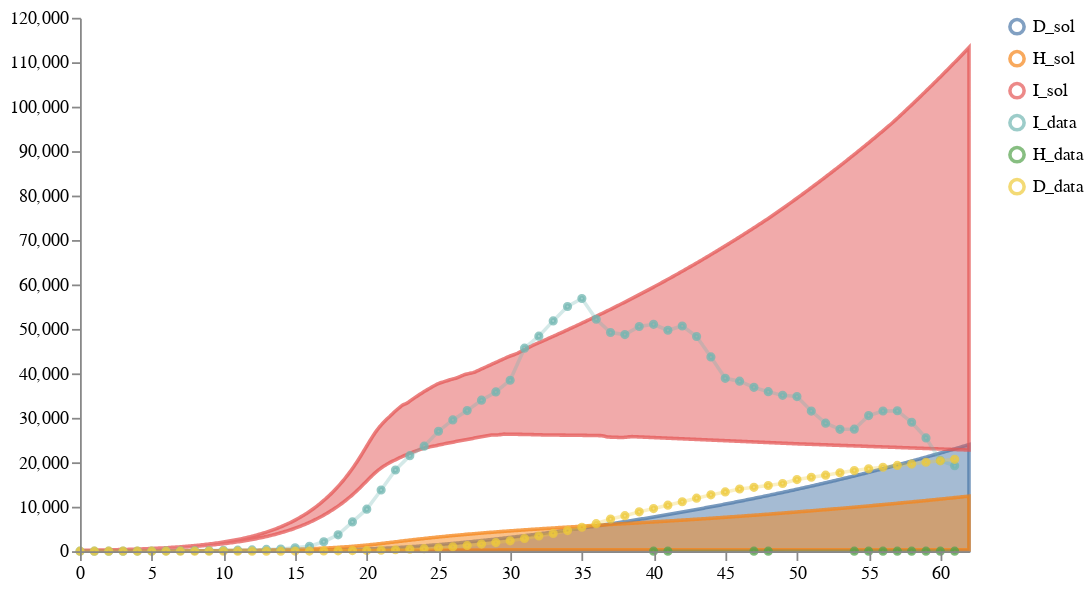

The code cell stored with this chart in its notebook:
### Code cell
# Plot results
schema = plots.trajectories(pd.DataFrame(result1["data"]), keep=".*_sol",
                            points=all_data1.reset_index(drop=True).rename(columns={"I":"I_data", "H":"H_data", "D":"D_data"}),
                           )
schema = plots.pad(schema, 5)
plots.ipy_display(schema)

### Figure 1 — Vega specification as saved in the notebook (floating-point values rounded to 4 significant figures; data arrays with more than 128 entries replaced by an {"elided": "..."} marker saying what was removed)
{"$schema": "https://vega.github.io/schema/vega/v5.json", "axes": [{"name": "x_axis", "orient": "bottom", "scale": "xscale", "zindex": 100}, {"name": "y_axis", "orient": "left", "scale": "yscale", "zindex": 100}], "data": [{"name": "distributions", "values": {"elided": "1863 records"}}, {"name": "traces", "transform": [{"expr": "isValid(datum.value)", "type": "filter"}], "values": []}, {"name": "points", "values": {"elided": "136 records"}}, {"name": "markers", "values": []}, {"name": "selected", "on": [{"remove": true, "trigger": "clear"}, {"remove": true, "trigger": "!shift"}, {"insert": "clicked", "trigger": "!shift && clicked"}, {"toggle": "clicked", "trigger": "shift && clicked"}]}], "height": 300, "legends": [{"encode": {"labels": {"interactive": true, "name": "legendLabel", "update": {"opacity": [{"test": "!length(data('selected')) || indata('selected', 'value', datum.value)", "value": 1}, {"value": 0.25}]}}, "symbols": {"interactive": true, "name": "legendSymbol", "update": {"fill": {"value": "transparent"}, "opacity": [{"test": "!length(data('selected')) || indata('selected', 'value', datum.value)", "value": 0.7}, {"value": 0.15}], "size": {"value": 64}, "strokeWidth": {"value": 2}}}}, "name": "color_legend", "stroke": "color"}], "marks": [{"from": {"facet": {"data": "points", "groupby": "trajectory", "name": "points_split"}}, "marks": [{"encode": {"hover": {"fillOpacity": {"value": 0.9}}, "update": {"fill": {"field": "trajectory", "scale": "color"}, "fillOpacity": [{"test": "!length(data('selected')) || indata('selected', 'value', datum.trajectory)", "value": 0.5}, {"value": 0.15}], "size": {"value": 10}, "stroke": {"field": "trajectory", "scale": "color"}, "strokeOpacity": [{"test": "!length(data('selected')) || indata('selected', 'value', datum.trajectory)", "value": 0.75}, {"value": 0.15}], "strokeWidth": {"value": 2}, "tooltip": {"field": "value"}, "x": {"field": "timepoint", "scale": "xscale"}, "y": {"field": "value", "scale": "yscale"}}}, "from": {"data": "points_split"}, "name": "_points_symbol", "type": "symbol", "zindex": 3}, {"encode": {"hover": {"fillOpacity": {"value": 0.9}}, "update": {"interpolate": {"value": "linear"}, "stroke": {"field": "trajectory", "scale": "color"}, "strokeOpacity": [{"test": "!length(data('selected')) || indata('selected', 'value', datum.trajectory)", "value": 0.3}, {"value": 0.1}], "strokeWidth": {"value": 2}, "x": {"field": "timepoint", "scale": "xscale"}, "y": {"field": "value", "scale": "yscale"}}}, "from": {"data": "points_split"}, "name": "_points_line", "type": "line", "zindex": 3}], "name": "_points", "type": "group", "zindex": 3}, {"from": {"facet": {"data": "traces", "groupby": "trajectory", "name": "traces_split"}}, "marks": [{"encode": {"hover": {"fillOpacity": {"value": 0.9}}, "update": {"interpolate": {"value": "linear"}, "stroke": {"field": "trajectory", "scale": "color"}, "strokeOpacity": [{"test": "!length(data('selected')) || indata('selected', 'value', datum.trajectory)", "value": 0.75}, {"value": 0.15}], "strokeWidth": {"value": 2}, "x": {"field": "timepoint", "scale": "xscale"}, "y": {"field": "value", "scale": "yscale"}}}, "from": {"data": "traces_split"}, "name": "_traces_lines", "type": "line"}], "name": "_traces", "type": "group", "zindex": 2}, {"from": {"facet": {"data": "distributions", "groupby": "trajectory", "name": "trajectory_split"}}, "marks": [{"encode": {"hover": {"fillOpacity": {"value": 0.9}}, "update": {"fill": {"field": "trajectory", "scale": "color"}, "fillOpacity": [{"test": "!length(data('selected')) || indata('selected', 'value', datum.trajectory)", "value": 0.5}, {"value": 0.15}], "interpolate": {"value": "linear"}, "stroke": {"field": "trajectory", "scale": "color"}, "strokeOpacity": [{"test": "!length(data('selected')) || indata('selected', 'value', datum.trajectory)", "value": 0.75}, {"value": 0.15}], "strokeWidth": {"value": 2}, "x": {"field": "timepoint", "scale": "xscale"}, "y": {"field": "upper", "scale": "yscale"}, "y2": {"field": "lower", "scale": "yscale"}}}, "from": {"data": "trajectory_split"}, "type": "area"}], "name": "_distributions", "type": "group", "zindex": 1}, {"marks": [{"encode": {"enter": {"stroke": {"value": "lightgray"}}, "update": {"opacity": {"value": 1}, "x": {"field": "timepoint", "scale": "xscale"}, "y": {"signal": "height"}, "y2": {"value": 0}}}, "from": {"data": "markers"}, "name": "_marker text", "type": "rule"}, {"encode": {"enter": {"fontSize": {"value": 8}, "text": {"field": "datum.label"}, "y": {"value": 0}}}, "from": {"data": "_marker text"}, "name": "_marker flags", "transform": [{"as": ["x", "_y", "opacity", "align", "baseline"], "lineAnchor": "start", "offset": [1], "size": {"signal": "[width, height]"}, "type": "label"}], "type": "text"}], "name": "_markers", "type": "group"}], "padding": 5, "scales": [{"domain": {"fields": [{"data": "distributions", "field": "timepoint"}, {"data": "traces", "field": "timepoint"}, {"data": "points", "field": "timepoint"}, {"data": "markers", "field": "timepoint"}]}, "name": "xscale", "range": "width", "type": "linear", "zero": false}, {"domain": {"fields": [{"data": "distributions", "field": "lower"}, {"data": "distributions", "field": "upper"}, {"data": "traces", "field": "value"}, {"data": "points", "field": "value"}]}, "name": "yscale", "nice": true, "range": "height", "type": "linear", "zero": true}, {"domain": {"fields": [{"data": "distributions", "field": "trajectory"}, {"data": "traces", "field": "trajectory"}, {"data": "points", "field": "trajectory"}]}, "name": "color", "range": "category", "type": "ordinal"}], "signals": [{"name": "clear", "on": [{"events": "mouseup[!event.item]", "force": true, "update": "true"}], "value": true}, {"name": "shift", "on": [{"events": "@legendSymbol:click, @legendLabel:click", "force": true, "update": "event.shiftKey"}], "value": false}, {"name": "clicked", "on": [{"events": "@legendSymbol:click, @legendLabel:click", "force": true, "update": "{value: datum.value}"}], "value": null}], "width": 500}
